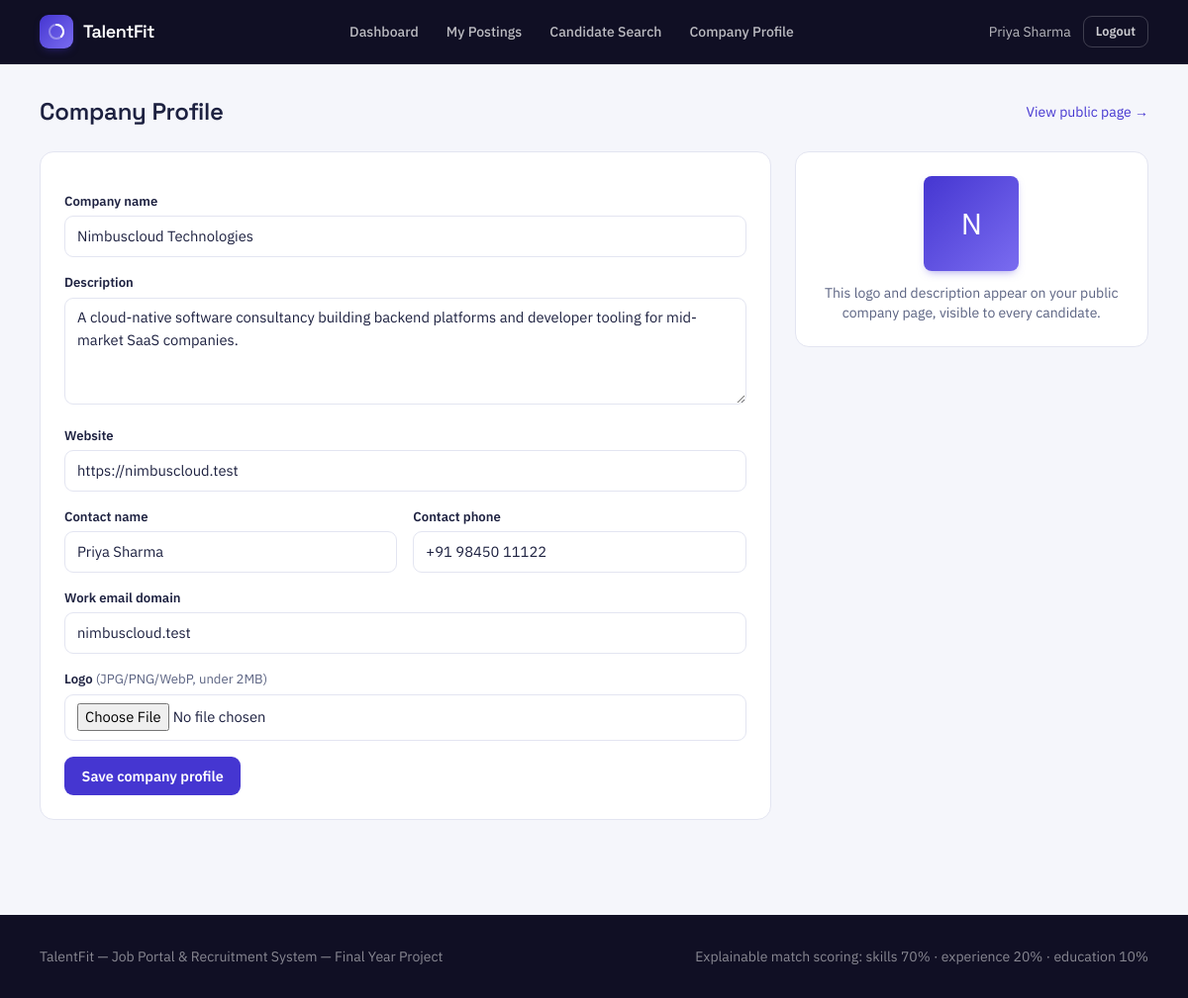
The app's page /recruiter/company (signed in) with its own data.
### tables this page shows
CREATE TABLE users (
    id INT AUTO_INCREMENT PRIMARY KEY,
    name VARCHAR(150) NOT NULL,
    email VARCHAR(190) NOT NULL UNIQUE,
    password_hash VARCHAR(255) NULL,
    role ENUM('admin', 'recruiter', 'candidate') NOT NULL,
    status ENUM('pending', 'approved', 'rejected', 'suspended') NOT NULL DEFAULT 'approved',
    source ENUM('seed', 'self_registered', 'bulk_import', 'admin_manual') NOT NULL DEFAULT 'self_registered',
    reset_token VARCHAR(64) NULL,
    reset_token_expires_at DATETIME NULL,
    created_at TIMESTAMP NOT NULL DEFAULT CURRENT_TIMESTAMP,
    updated_at TIMESTAMP NOT NULL DEFAULT CURRENT_TIMESTAMP ON UPDATE CURRENT_TIMESTAMP
);

CREATE TABLE recruiter_profiles (
    user_id INT PRIMARY KEY,
    company_name VARCHAR(180) NOT NULL,
    company_description TEXT NULL,
    logo_path VARCHAR(255) NULL,
    website VARCHAR(255) NULL,
    work_email_domain VARCHAR(150) NULL,
    contact_name VARCHAR(150) NULL,
    contact_phone VARCHAR(30) NULL,
    CONSTRAINT fk_rp_user FOREIGN KEY (user_id) REFERENCES users(id) ON DELETE CASCADE
);

### app/views/recruiter/company/show.php (the view, shortened to what the rows shown need)
<div class="flex items-center justify-between mb-6">
    <h1 class="font-display font-semibold text-2xl text-ink">Company Profile</h1>
    <a href="<?= Router::url('/companies/' . Auth::id()) ?>" target="_blank" class="text-sm text-indigo hover:underline">View public page &rarr;</a>
</div>
<div class="grid lg:grid-cols-3 gap-6">
    <div class="lg:col-span-2 card-surface p-6">
        <form method="post" action="<?= Router::url('/recruiter/company') ?>" enctype="multipart/form-data" class="space-y-4">
            <div>
                <label class="field-label">Company name</label>
                <input type="text" name="company_name" required class="field-input" value="<?= e($profile['company_name'] ?? '') ?>">
            </div>
            <div>
                <label class="field-label">Description</label>
                <textarea name="company_description" rows="4" class="field-input"><?= e($profile['company_description'] ?? '') ?></textarea>
            </div>
            <div>
                <label class="field-label">Website</label>
                <input type="text" name="website" class="field-input" value="<?= e($profile['website'] ?? '') ?>">
            </div>
            <div class="grid sm:grid-cols-2 gap-4">
                <div>
                    <label class="field-label">Contact name</label>
                    <input type="text" name="contact_name" class="field-input" value="<?= e($profile['contact_name'] ?? '') ?>">
                </div>
                <div>
                    <label class="field-label">Contact phone</label>
                    <input type="text" name="contact_phone" class="field-input" value="<?= e($profile['contact_phone'] ?? '') ?>">
                </div>
            </div>
            <div>
                <label class="field-label">Work email domain</label>
                <input type="text" name="work_email_domain" class="field-input" value="<?= e($profile['work_email_domain'] ?? '') ?>">
            </div>
            <div>
                <label class="field-label">Logo <span class="text-slateink font-normal">(JPG/PNG/WebP, under 2MB)</span></label>
                <input type="file" name="logo" accept="image/*" class="field-input">
            </div>
            <button type="submit" class="btn-primary">Save company profile</button>
        </form>
    </div>
    <div class="card-surface p-6 h-fit text-center">
        <?php if (!empty($profile['logo_path'])): ?>
            <img src="<?= Router::url('/uploads/' . e($profile['logo_path'])) ?>" alt="" class="w-24 h-24 rounded-lg object-cover border hairline mx-auto">
        <?php else: ?>
            <div class="brand-mark w-24 h-24 !rounded-lg text-3xl text-white flex items-center justify-center mx-auto"><?= e(strtoupper(substr($profile['company_name'] ?? 'C', 0, 1))) ?></div>
        <?php endif; ?>
        <p class="text-sm text-slateink mt-3">This logo and description appear on your public company page, visible to every candidate.</p>
    </div>
</div>

### core/Router.php (shortened to what the rows shown need)
<?php
class Router
{
    private array $routes = ['GET' => [], 'POST' => []];
    private static string $basePath = '';
    public static function setBasePath(string $path): void
    {
        self::$basePath = rtrim($path, '/');
    }
    public static function url(string $path = ''): string
    {
        return self::$basePath . $path;
    }
    public function get(string $pattern, array $handler): void
    {
        $this->routes['GET'][$pattern] = $handler;
    }
    public function post(string $pattern, array $handler): void
    {
        $this->routes['POST'][$pattern] = $handler;
    }
    public function dispatch(string $method, string $uri): void
    {
        $path = parse_url($uri, PHP_URL_PATH) ?? '/';
        $path = rtrim($path, '/');
        foreach ($this->routes[$method] ?? [] as $pattern => $handler) {
            $params = $this->match($pattern, $path);
            if ($params !== null) {
                [$controllerClass, $action] = $handler;
                $controller = new $controllerClass();
                call_user_func_array([$controller, $action], $params);
                return;
            }
        }
    }
    private function match(string $pattern, string $path): ?array
    {
        $regex = preg_replace('#\{[a-zA-Z_]+\}#', '([^/]+)', $pattern);
        $regex = rtrim($regex, '/');
        if ($regex === '') {
            $regex = '/';
        }
        if (!preg_match('#^' . $regex . '$#', $path, $matches)) {
            return null;
        }
        array_shift($matches);
        return $matches;
    }
}

### app/views/partials/header.php (shortened to what the rows shown need)
<?php
$currentUser = Auth::user();
$role = $currentUser['role'] ?? null;
?>
<!doctype html>
<html lang="en">
<head>
    <script src="https://cdn.tailwindcss.com"></script>
    <link href="<?= Router::url('/assets/css/style.css') ?>" rel="stylesheet">
</head>
<body class="font-body">
<nav class="tf-nav">
    <div class="max-w-6xl mx-auto px-4 flex items-center justify-between h-16">
        <a href="<?= Router::url($currentUser ? Auth::dashboardPath() : '/') ?>" class="flex items-center gap-2.5">
            <span class="brand-mark">
                <svg width="18" height="18" viewBox="0 0 36 36" fill="none">
                    <circle cx="18" cy="18" r="14" stroke="rgba(255,255,255,0.35)" stroke-width="4"/>
                    <path d="M18 4a14 14 0 0 1 9.9 23.9" stroke="#fff" stroke-width="4" stroke-linecap="round"/>
                </svg>
            </span>
            <span class="font-display font-semibold text-white text-lg tracking-tight">TalentFit</span>
        </a>
        <div class="hidden md:flex items-center gap-1 text-sm font-medium">
            <?php if ($role === 'admin'): ?>
                <a class="nav-link px-3 py-2" href="<?= Router::url('/admin/dashboard') ?>">Dashboard</a>
                <a class="nav-link px-3 py-2" href="<?= Router::url('/admin/recruiters') ?>">Recruiters</a>
                <a class="nav-link px-3 py-2" href="<?= Router::url('/admin/candidates') ?>">Candidates</a>
                <a class="nav-link px-3 py-2" href="<?= Router::url('/admin/jobs') ?>">Jobs</a>
                <a class="nav-link px-3 py-2" href="<?= Router::url('/admin/skills') ?>">Skills</a>
                <a class="nav-link px-3 py-2" href="<?= Router::url('/admin/applications') ?>">Applications</a>
            <?php elseif ($role === 'recruiter'): ?>
                <a class="nav-link px-3 py-2" href="<?= Router::url('/recruiter/dashboard') ?>">Dashboard</a>
                <a class="nav-link px-3 py-2" href="<?= Router::url('/recruiter/jobs') ?>">My Postings</a>
                <a class="nav-link px-3 py-2" href="<?= Router::url('/recruiter/candidates') ?>">Candidate Search</a>
                <a class="nav-link px-3 py-2" href="<?= Router::url('/recruiter/company') ?>">Company Profile</a>
            <?php else: ?>
                <a class="nav-link px-3 py-2" href="<?= Router::url('/jobs') ?>">Browse Jobs</a>
            <?php endif; ?>
        </div>
        <div class="flex items-center gap-3">
            <?php if ($currentUser): ?>
                <a href="<?= Router::url('/account') ?>" class="hidden sm:inline text-sm text-white/70 hover:text-white"><?= e($currentUser['name']) ?></a>
                <form method="post" action="<?= Router::url('/logout') ?>">
                    <button type="submit" class="btn-secondary btn-sm !bg-transparent !text-white/80 !border-white/20 hover:!text-white">Logout</button>
                </form>
            <?php else: ?>
                <a href="<?= Router::url('/login') ?>" class="text-sm font-medium text-white/80 hover:text-white">Login</a>
                <a href="<?= Router::url('/register') ?>" class="btn-primary btn-sm">Get started</a>
            <?php endif; ?>
        </div>
    </div>
</nav>
<main class="max-w-6xl mx-auto px-4 py-8">

### records on screen
users: name "Priya Sharma"
recruiter_profiles: company_name "Nimbuscloud Technologies", company_description "A cloud-native software consultancy building backend platforms and developer tooling for mid-market SaaS companies.", website "https://nimbuscloud.test", contact_name "Priya Sharma", contact_phone "+91 98450 11122", work_email_domain "nimbuscloud.test", company_name "N"
